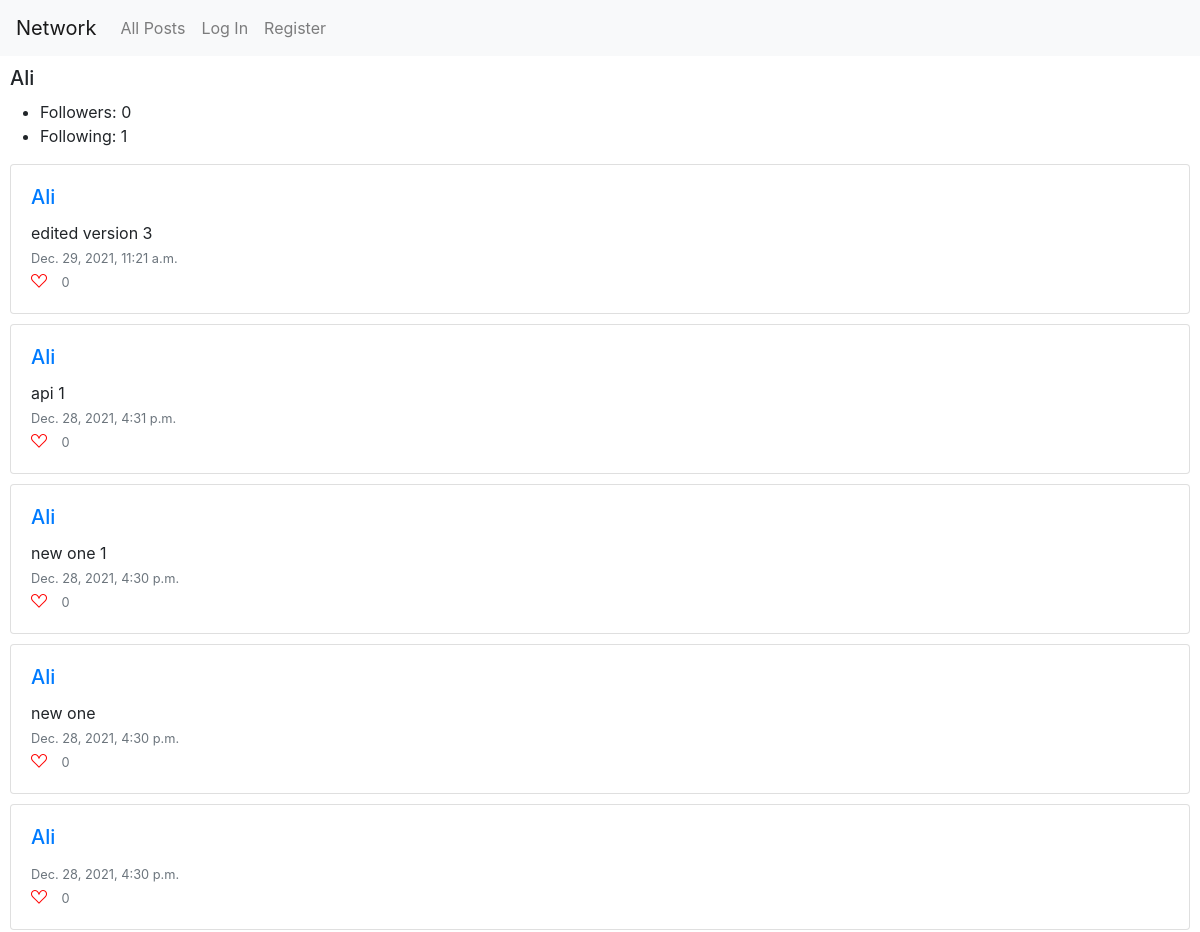
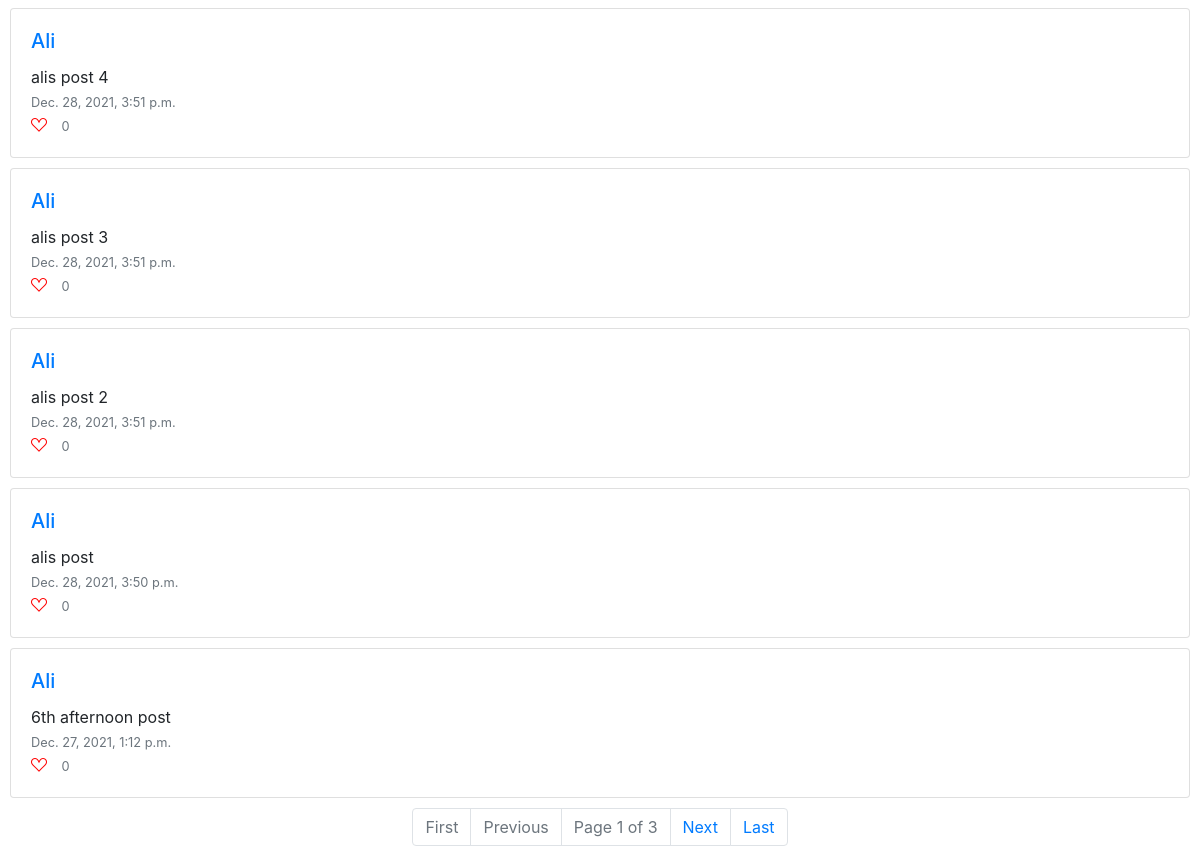
/user/Ali, run on an earlier commit of the app's database (2 pictures, top to bottom).
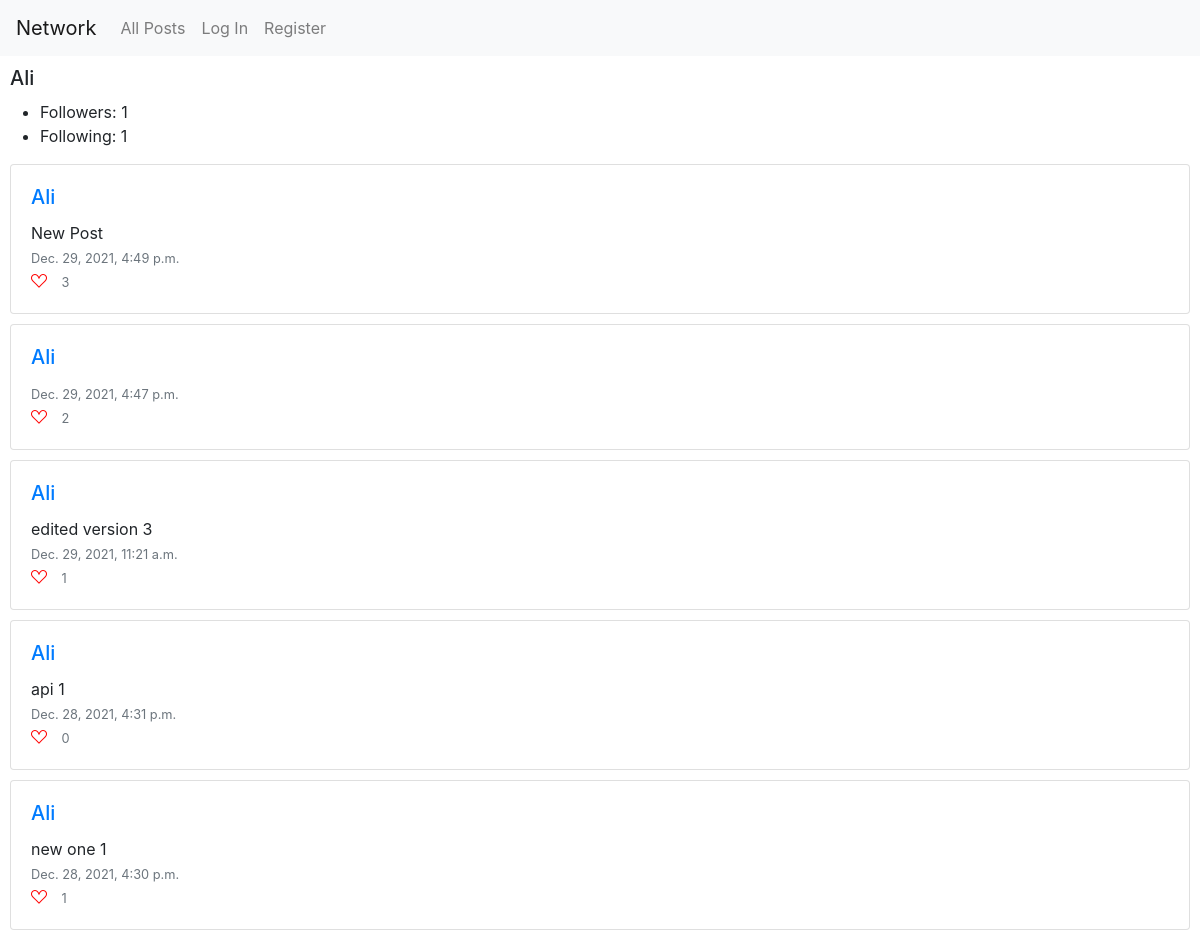
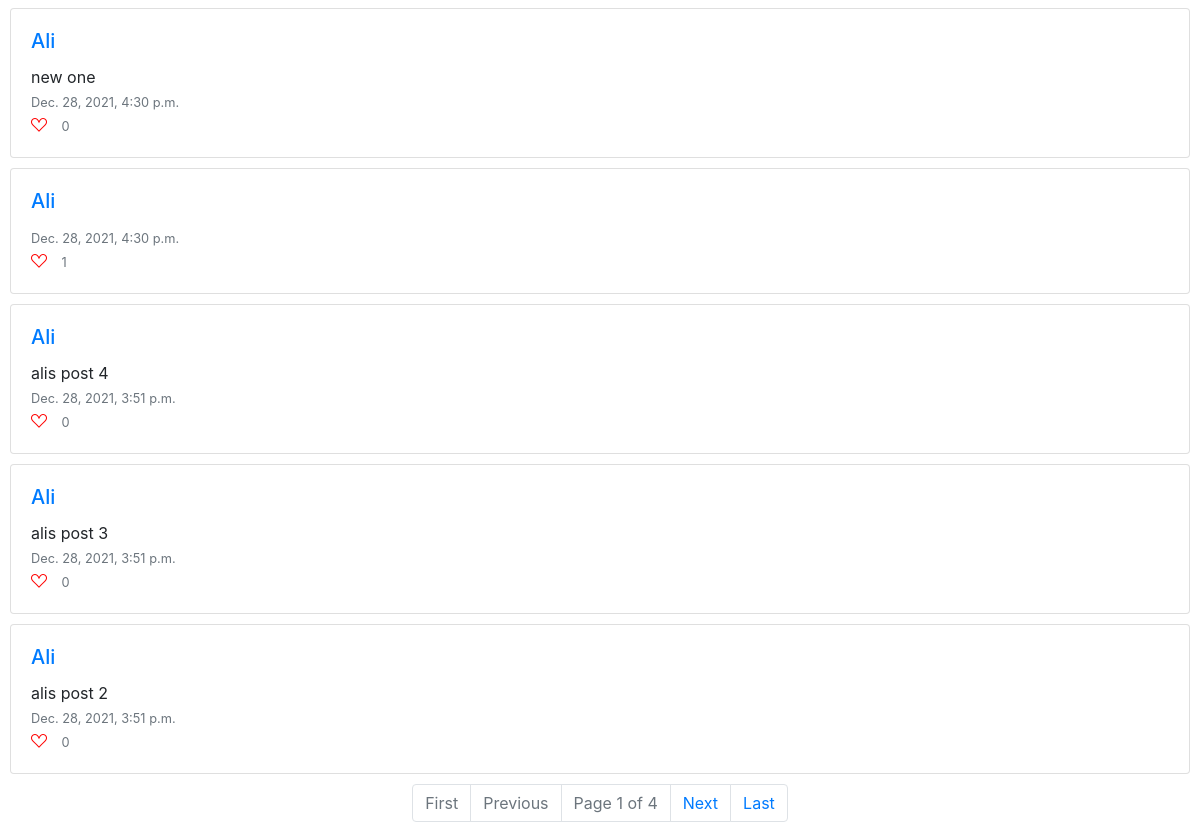
And on a later commit of the database (2 pictures, top to bottom).
### network/models.py (models this page shows, shortened)
class User(AbstractUser):
    def __str__(self):
        return f"{self.username}"
    def set_following(self):
        return set([rel.followed for rel in self.followed.all()])
    def set_followers(self):
        return set([rel.follower for rel in self.followers.all()])
    def NumberFollowers(self):
        return len(self.set_followers())
    def NumberFollowing(self):
        return len(self.set_following())

class Post(models.Model):
    poster = ForeignKey(User, on_delete=models.CASCADE, related_name="posts")
    content = TextField(blank=True)
    timestamp = models.DateTimeField(auto_now_add=True)
    likes = ManyToManyField(User, blank=True, related_name="liked_posts")
    def NumberLikes(self):
        return self.likes.count()

class Following(models.Model):
    followed = ForeignKey(User, on_delete=models.CASCADE, related_name="followers")
    follower = ForeignKey(User, on_delete=models.CASCADE, related_name="followed")

### network/views.py (the view)
# urls.py: path("user/<str:username>", views.user_page, name="user_page"),
def user_page(request, username):
    user_to_view = User.objects.get(username = username)
    if request.user.is_authenticated:
        followed_status = request.user.is_follower(user_to_view)
    else:
        followed_status = None
    posts = Post.objects.filter(poster = user_to_view)
    if posts.count() == 0:
        return render(request, 'network/user_page.html', {
            "user_to_view": user_to_view,
            "message": "No posts so far for this user",
            "followed_status": followed_status
        })
    posts = posts.order_by("-timestamp").all()
    paginator = Paginator(posts, 10)
    if request.GET.get('page'):
        page_number = request.GET.get('page')
    else:
        page_number = 1
    page_obj = paginator.get_page(page_number)
    return render(request, "network/user_page.html", {
        "user_to_view": user_to_view,
        'page_obj': page_obj,
        "followed_status": followed_status
    })

### network/templates/network/user_page.html (shortened to what this page needs)
{% extends "network/layout.html" %}
{% load static %}
{% block body %}
    <div id="session_name">
        <h5>{{ user_to_view.username }}</h5>
    </div>
    <div>
        <ul>
            <li>Followers: {{user_to_view.NumberFollowers}}</li>
            <li>Following: {{user_to_view.NumberFollowing}}</li>
        </ul>
    </div>
    {% include "./display_posts.html" %}
{% endblock %}

### network/templates/network/display_posts.html (shortened to what this page needs)
{% if page_obj %}
    <div id="session_posts">
        {% for post in page_obj %}
            <div class="card">
                <div class="card-body" data-post_id = {{post.id}}>
                    <h5 class="card-title"> <a href="{% url 'user_page' post.poster %}">{{post.poster}}</a> </h5>
                    <div id="content">
                        <p class="card-text" id="post_content"> {{ post.content }}</p>
                    </div>
                    <p class="card-text"> <small class="text-muted">{{post.timestamp}}</small></p>
                    {% if user.is_authenticated%}
                        {% if user in post.set_liked_by %}
                            <i class="bi bi-suit-heart-fill" id="like_button"></i>
                        {% else %}
                            <i class="bi bi-suit-heart" id="like_button"></i>
                        {% endif%}
                    {% else %}
                        <i class="bi bi-suit-heart" id="like_button_disabled"> </i>
                    {% endif %}
                    <small class="text-muted" id="likes_number"> {{ post.NumberLikes }} </small>
                </div>
            </div>
        {% endfor %}
    </div>
    <nav aria-label="Page navigation example">
    <ul class="pagination justify-content-center">
        {% if page_obj.has_previous %}
            <li class="page-item"><a class="page-link" href="?page=1">First</a></li>
            <li class="page-item"><a class="page-link" href="?page={{ page_obj.previous_page_number }}">Previous</a></li>
        {% else %}
            <li class="page-item disabled"><a class="page-link" href="?page=1">First</a></li>
            <li class="page-item disabled"><a class="page-link" href="#">Previous</a></li>
        {% endif %}
        <li class="page-item disabled"><a class="page-link" href="#">Page {{ page_obj.number }} of {{ page_obj.paginator.num_pages }}</a></li>
        {% if page_obj.has_next %}
            <li class="page-item"><a class="page-link" href="?page={{ page_obj.next_page_number }}">Next</a></li>
            <li class="page-item"><a class="page-link" href="?page={{ page_obj.paginator.num_pages }}">Last</a></li>
        {% else %}
        <li class="page-item disabled"><a class="page-link" href="#">Next</a></li>
        <li class="page-item disabled"><a class="page-link" href="?page={{ page_obj.paginator.num_pages }}">Last</a></li>
        {% endif %}
    </ul>
    </nav>
{% endif %}

What changed in the data, as far as the page shows it:
no longer on this page (row unchanged): Post: poster "Ali", content "alis post", timestamp "Dec. 28, 2021, 3:50 p.m.", NumberLikes "0"
no longer on this page (row unchanged): Post: poster "Ali", content "6th afternoon post", timestamp "Dec. 27, 2021, 1:12 p.m.", NumberLikes "0"
changed User "Ali": NumberFollowers "0" → "1"
added Post: poster "Ali", content "New Post", timestamp "Dec. 29, 2021, 4:49 p.m.", NumberLikes "3"
added Post: poster "Ali", timestamp "Dec. 29, 2021, 4:47 p.m.", NumberLikes "2"
computed for Post "edited version 3": NumberLikes "0" → "1"
computed for Post "new one 1": NumberLikes "0" → "1"
computed for Post (number 7 of 10 on the later page): NumberLikes "0" → "1"
Also different on the page:
{{ page_obj.paginator.num_pages }}: "3" → "4"
